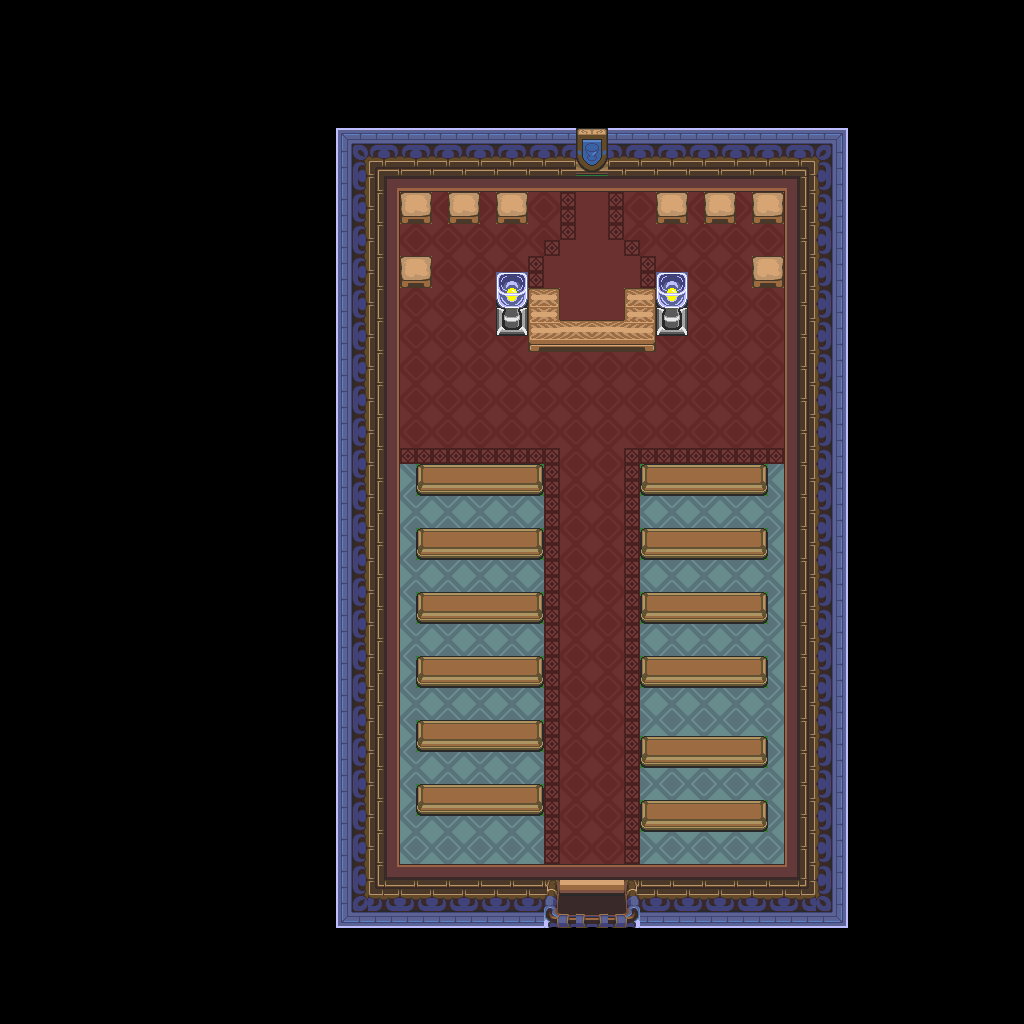

This game map was drawn from its Tiled (.tmx) file and the tilesets committed beside it. A one-line description and the trimmed map source follow:
An orthogonal 64x64 tile map with 16x16 px tiles, 1 tile layer (base), 1 hidden layer not drawn and 1 object.

<map version="1.10" tiledversion="1.12.1" orientation="orthogonal" renderorder="right-down" width="64" height="64" tilewidth="16" tileheight="16" infinite="0" nextlayerid="3" nextobjectid="2">
 <tileset firstgid="1" source="../classiciphone_pics4.tsx" />
 <layer id="1" name="base" width="64" height="64">
  <data>[4096 cells, 4096 non-empty, 99 distinct tile ids]</data>
 </layer>
 <layer id="2" name="collision" width="64" height="64" visible="0">
  <properties><property name="collision" value="true" /></properties>
  <data>[4096 cells, 2984 non-empty, 1 distinct tile ids]</data>
 </layer>
 <objectgroup id="3" name="npcs">
  <object id="1" x="576.0" y="912.0" width="16" height="16">
   <properties>
    <property name="script" type="string">-- Auto-converted from GraalScript
-- // NPC made by FrEAk+ God of Insanity
-- if (playerenters) {
-- disableweapons;
end</property>
   </properties>
  </object>
 </objectgroup>
</map>
